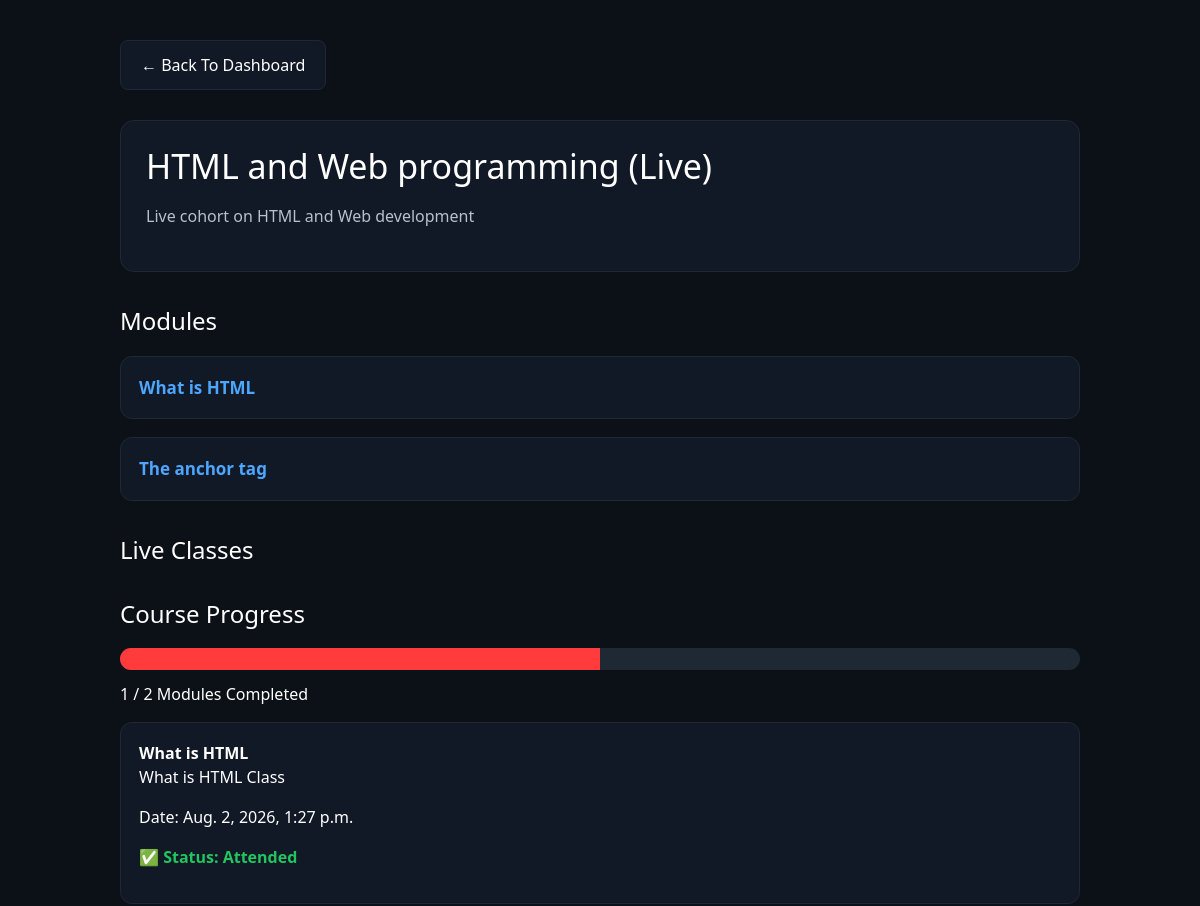
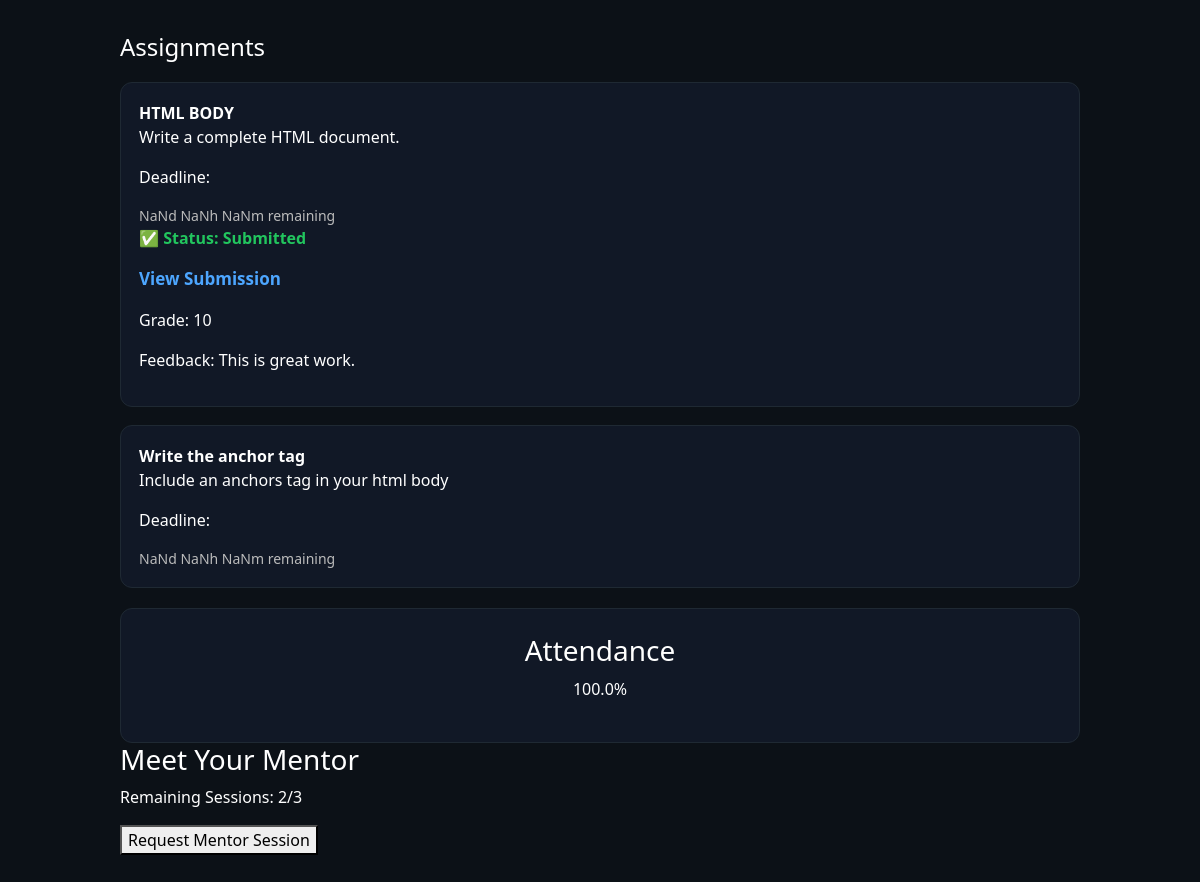
The app's page /courses/course/7/ (signed in) with its own data (2 pictures, top to bottom).
### courses/models.py (models this page shows, shortened)
class Course(models.Model):
    COURSE_TYPE = (
        ("recorded", "Recorded"),
        ("live", "Live"),
    )
    PAYMENT_TYPE = (
        ('transfer', 'transfer'),
        ('mastercard',  'Mastercard')
    )
    title = models.CharField(max_length=200)
    description = models.TextField()
    price = models.DecimalField(max_digits=8, decimal_places=2)
    payment_type = models.CharField(max_length=10, choices=PAYMENT_TYPE, default="transfer")
    course_type = models.CharField(
        max_length=10,
        choices=COURSE_TYPE,
        default="recorded"
    )
    discount_active = models.BooleanField(default=False)
    discount_percentage = models.PositiveIntegerField(
        default=0
    )
    first_200_discount = models.DecimalField(
        max_digits=5,
        decimal_places=2,
        default=0
    )
    discount_expiry = models.DateTimeField(
        null=True,
        blank=True
    )
    enrollment_open = models.DateTimeField(null=True, blank=True)
    created_at = models.DateTimeField(auto_now_add=True)

class Module(models.Model):
    course = models.ForeignKey(Course, on_delete=models.CASCADE, related_name="modules")
    title = models.CharField(max_length=200)
    content = models.TextField()
    order = models.IntegerField()
    class_url = models.URLField(blank=True, null=True)
    class_date = models.DateTimeField(null=True, blank=True)
    class Meta:
        ordering = ["order"]

class ClassSession(models.Model):
    course = models.ForeignKey(Course, on_delete=models.CASCADE)
    module = models.ForeignKey(Module, on_delete=models.CASCADE, null=True, blank=True)
    title = models.CharField(max_length=200)
    date = models.DateTimeField()
    meeting_link = models.URLField(blank=True, null=True)

### assignments/models.py (models this page shows)
class Assignment(models.Model):
    module = models.ForeignKey(Module, on_delete=models.CASCADE)
    title = models.CharField(max_length=200)
    description = models.TextField()
    is_live = models.BooleanField(default=False)

class Submission(models.Model):
    assignment = models.ForeignKey(Assignment, on_delete=models.CASCADE)
    student = models.ForeignKey(User, on_delete=models.CASCADE)
    link = models.URLField(blank=True)
    grade = models.CharField(max_length=10, blank=True)
    feedback = models.TextField(blank=True)
    submitted_at = models.DateTimeField(auto_now_add=True)
    class Meta:
        unique_together = ['assignment', 'student']

### courses/views.py (the view, shortened to what this page needs)
@login_required
def course_detail(request, course_id):
    course = get_object_or_404(Course, id=course_id)
    modules = course.modules.all()
    assignments = Assignment.objects.filter(module__course=course)
    submissions = Submission.objects.filter(
        student=request.user,
        assignment__in=assignments
    )
    progress = Progress.objects.filter(
        user=request.user,
        course=course
    )
    total_modules = modules.count()
    completed_modules = progress.filter(completed=True).count()
    sessions = ClassSession.objects.filter(module__course=course)
    attended_sessions = Attendance.objects.filter(
        student=request.user,
        attended=True
    ).values_list('session_id', flat=True)
    enrolled_course = []
    if request.user.is_authenticated:
        enrolled_course = Enrollment.objects.filter(
            user=request.user
    ).values_list("course_id", flat=True)
    total_sessions = sessions.count()
    attended_count = Attendance.objects.filter(
        student=request.user,
        session__in=sessions,
        attended=True
    ).count()
    attendance_percent = 0
    if total_sessions > 0:
        attendance_percent = (attended_count / total_sessions) * 100
    mentor_remaining = MentorRequest.remaining_sessions(
    request.user,
    course
    )
    context = {
        "course": course,
        "modules": modules,
        "enrolled_course": enrolled_course,
        "progress": progress,
        "submissions": submissions,
        "assignments": assignments,
        "sessions": sessions,
        'attended_sessions':attended_sessions,
        'now':now(),
        "mentor_remaining": mentor_remaining,
        "attendance_percent": attendance_percent
    }
    return render(request, "courses/course_detail.html", context)

### courses/models.py (called while the page is built)
    @staticmethod
    def remaining_sessions(user, course):
        used = MentorRequest.objects.filter(
            user=user,
            course=course,
            status__in=["approved", "completed"]
        ).count()
        return max(0, 3 - used)

### courses/templates/courses/course_detail.html (shortened to what this page needs)
{% extends "base.html" %}
{% block content %}
<div class="container">
<a href="{% url 'courses:student_portal' %}" class="back-btn">
← Back To Dashboard
</a>
<div class="course-header">
<h1>{{ course.title }}</h1>
<p>{{ course.description|linebreaks }}</p>
</div>
<h2 class="section-title">Modules</h2>
{% for module in modules %}
<div class="module-card">
<a href="{% url 'module_detail' module.id %}">
{{ module.title }}
</a>
</div>
{% empty %}
<p>No modules available yet.</p>
{% endfor %}
{% if course.course_type == "live" and course.id in enrolled_course %}
<h2 class="section-title">Live Classes</h2>
<h2 class="section-title">Course Progress</h2>
<div class="progress-bar">
<div
class="progress-fill"
style="width:{% widthratio progress|length modules|length 100 %}%">
</div>
</div>
<p>
{{ progress|length }} / {{ modules|length }} Modules Completed
</p>
{% for session in sessions %}
<div class="module-card">
<strong>{{ session.module.title }}</strong>
<p>{{ session.title }}</p>
<p>Date: {{ session.date }}</p>
{% if session.id in attended_sessions %}
<p class="status-good">
✅ Status: Attended
</p>
{% endif %}
</div>
{% empty %}
<p>No live sessions yet.</p>
{% endfor %}
<h2 class="section-title">Assignments</h2>
{% for assignment in assignments %}
<div class="module-card">
<strong>{{ assignment.title }}</strong>
<p>{{ assignment.description }}</p>
<p>
Deadline:
</p>
<div
class="deadline"
id="countdown-{{ assignment.id }}">
</div>
{% for submission in submissions %}
{% if submission.assignment.id == assignment.id %}
<p class="status-good">
✅ Status: Submitted
</p>
<p>
<a href="{{ submission.link }}" target="_blank">
View Submission
</a>
{% if submission.grade %}
<p>
Grade: {{ submission.grade }}
</p>
<p>
Feedback: {{ submission.feedback }}
</p>
{% else %}
<p class="status-warning">
Awaiting Review
</p>
{% endif %}
{% endif %}
{% empty %}
<p class="status-bad">
❌ Status: Not Submitted
</p>
{% endfor %}
</div>
{% empty %}
<p>No assignments yet.</p>
{% endfor %}
<div class="attendance-box">
<h3>Attendance</h3>
<p>{{ attendance_percent|floatformat:1 }}%</p>
</div>
<h3>Meet Your Mentor</h3>
<p>
Remaining Sessions:
{{ mentor_remaining }}/3
</p>
{% if mentor_remaining > 0 %}
<a href="{% url 'request_mentor' course.id %}">
<button class="enroll-btn">
Request Mentor Session
</button>
</a>
{% else %}
<button
class="enroll-btn disabled"
disabled>
No Sessions Remaining
</button>
{% endif %}
{% endif %}
</div>
{% endblock %}

### courses/templates/courses/course_detail.html (style rules this page uses)
body { background:#0c1117; font-family:Segoe UI, sans-serif; color:white; margin:0; padding:0; }
.container { max-width:1000px; margin:auto; padding:40px 20px; }
.back-btn { display:inline-flex; align-items:center; gap:8px; padding:12px 20px; background:#111826; border:1px solid #1f2933; border-radius:8px; color:white; text-decoration:none; margin-bottom:30px; transition:0.3s; }
.course-header { background:#111826; padding:25px; border-radius:14px; border:1px solid #1f2933; margin-bottom:35px; }
.course-header h1 { margin:0 0 10px; font-size:34px; }
.course-header p { color:#b7c0cd; line-height:1.7; }
.section-title { margin:35px 0 20px; font-size:24px; }
.module-card { background:#111826; padding:18px; border-radius:12px; margin-bottom:18px; border:1px solid #1f2933; transition:0.3s; }
.module-card a { color:#4da6ff; text-decoration:none; font-weight:600; font-size:17px; }
.progress-bar { background:#1f2933; height:22px; border-radius:30px; overflow:hidden; margin-bottom:12px; }
.progress-fill { background:#ff3b3b; height:100%; }
.status-good { color:#22c55e; font-weight:600; }
.deadline { margin-top:10px; font-size:14px; color:#bbb; }
.attendance-box { background:#111826; padding:25px; border-radius:12px; border:1px solid #1f2933; margin-top:20px; text-align:center; }
.attendance-box h3 { margin-bottom:10px; }

### records on screen
Course: title "HTML and Web programming (Live)", description "Live cohort on HTML and Web development"
Module: title "What is HTML"
Module: title "The anchor tag"
ClassSession: module "What is HTML", title "What is HTML Class", date "Aug. 2, 2026, 1:27 p.m.", shows "✅ Status: Attended"
Assignment: title "HTML BODY", description "Write a complete HTML document."
Submission: grade "10", feedback "This is great work."
Assignment: title "Write the anchor tag", description "Include an anchors tag in your html body"

### other values on screen
{{ progress|length }} "1"
{{ modules|length }} "2"
{{ attendance_percent|floatformat:1 }} "100.0"
{{ mentor_remaining }} "2"
